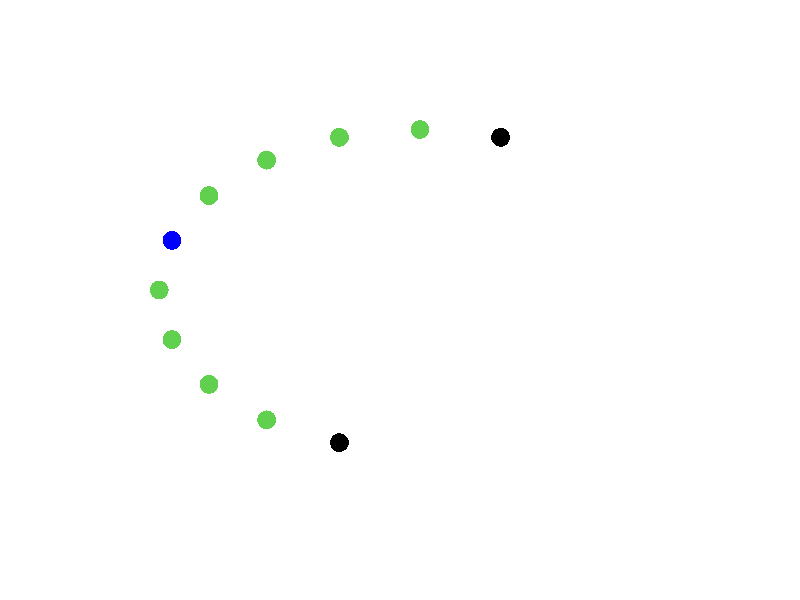

Reproduce this figure in R. (Note: this script raises an error after producing the figure.)
#スライドや論文用の図表を作る

#---------------------
#PCAの再構築先を平均点を通る面ではなく、中心点を通る面にしたことを表す図を作る-------

thetes<-seq(0, 8*pi/10, by = pi/10)

#中心点＆近傍点
#まずすべて緑で描画
plot(cos(thetes+pi/2), sin(thetes+pi/2), xlim = c(-1.2, 1.2), ylim = c(-1.2, 1.2), axes = F, xlab = "", ylab = "", 
     pch = 16, cex = 2.5, col = 3)
#近傍点以外の点を黒でプロット
points(cos(c(-pi/10, 9*pi/10)+pi/2), sin(c(-pi/10, 9*pi/10)+pi/2), pch = 16, cex = 2.5)

circ_pca<-prcomp(cbind(cos(thetes+pi/2), sin(thetes+pi/2)))

#中心点
central<-c(cos(4*pi/10+pi/2), sin(4*pi/10+pi/2))
points(cos(4*pi/10+pi/2), sin(4*pi/10+pi/2), cex = 2.5, pch = 16, col = "blue")
#points(circ_pca$center[1], circ_pca$center[2], col = 2)

#PCAの再構築先の面
draw_line(x = circ_pca$center+5*circ_pca$rotation[, "PC1"], y = circ_pca$center-5*circ_pca$rotation[, "PC1"], lwd = 4, col = "blueviolet")

#PCAの再構築先の面上に分布する元の点を描画
circ_pc1<-circ_pca$x[,1] %*% t(circ_pca[["rotation"]][, "PC1"]) %>% 
  apply(., 1, function(x){x+circ_pca$center}) %>% t() 
points(circ_pc1[,1], circ_pc1[,2], pch = 16, col = "blueviolet")

#擬似的な補間点を赤で描画
circ_added<-rbind((circ_pc1[5,]+circ_pc1[4,])/2, (circ_pc1[5,]+circ_pc1[6,])/2)
points(x = circ_added[, 1], y = circ_added[, 2], pch = 16, cex = 2.5, col = "red")

#接平面を描画
draw_line(x = c(cos(4*pi/10+pi/2), sin(4*pi/10+pi/2))+3*c(-sin(4*pi/10+pi/2), cos(4*pi/10+pi/2)), 
          y = c(cos(4*pi/10+pi/2), sin(4*pi/10+pi/2))-3*c(-sin(4*pi/10+pi/2), cos(4*pi/10+pi/2)), lwd = 3)

#--------------------------
#PCAの再構築先の面を、中心点を通るように平行移動-----
draw_line(x = c(cos(4*pi/10+pi/2), sin(4*pi/10+pi/2))+5*circ_pca$rotation[, "PC1"], y = c(cos(4*pi/10+pi/2), sin(4*pi/10+pi/2))-5*circ_pca$rotation[, "PC1"], lwd = 4, col = "blueviolet")

#平行移動したPCA再構築面上に分布する元の点を描画
circ_pc1_moved<-circ_pca$x[,1] %*% t(circ_pca[["rotation"]][, "PC1"]) %>% 
  apply(., 1, function(x){x+central}) %>% t() 
points(circ_pc1_moved[,1], circ_pc1_moved[,2], pch = 16, col = "blueviolet")

#擬似的な補間点を赤で描画
circ_added2<-rbind((circ_pc1_moved[5,]+circ_pc1_moved[4,])/2, (circ_pc1_moved[5,]+circ_pc1_moved[6,])/2)
points(x = circ_added2[, 1], y = circ_added2[, 2], pch = 16, cex = 2.5, col = "red")
